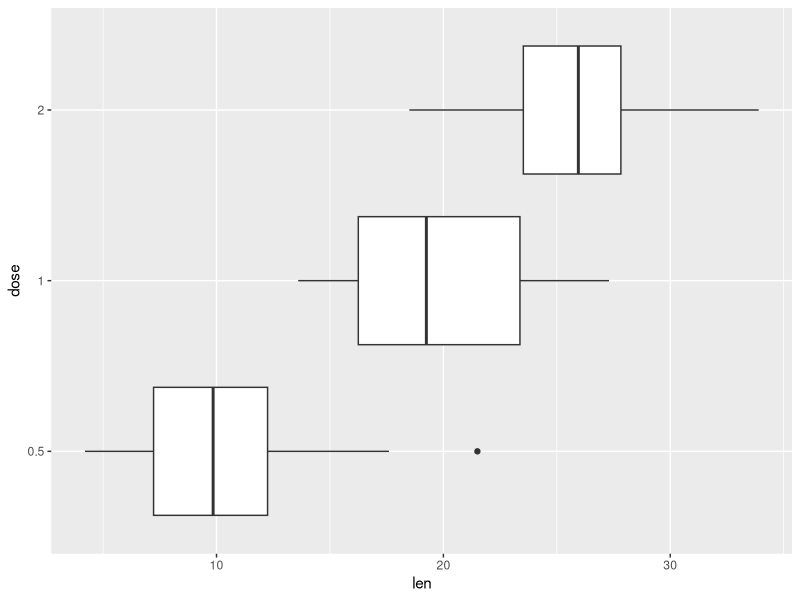
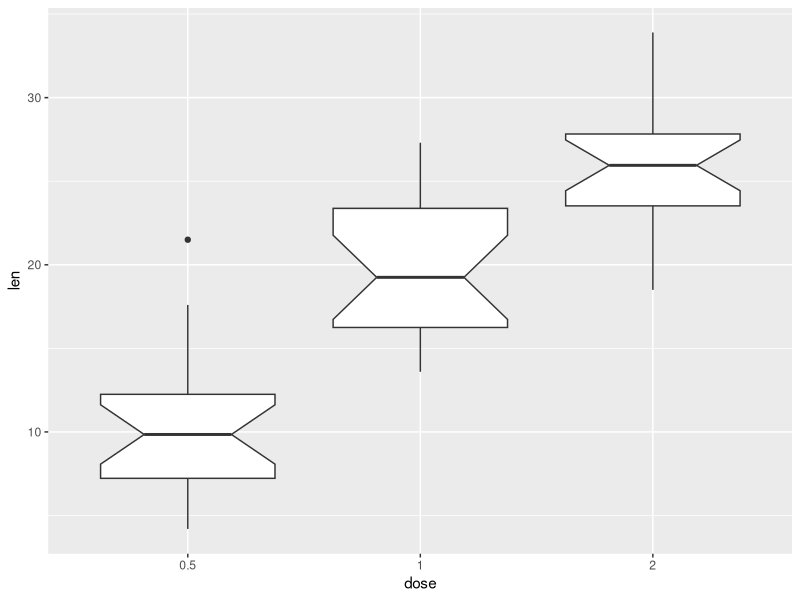
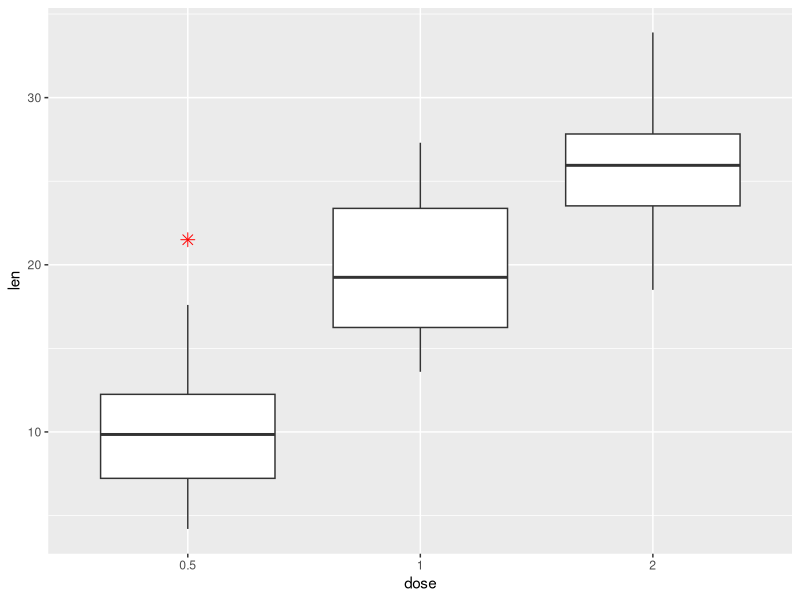
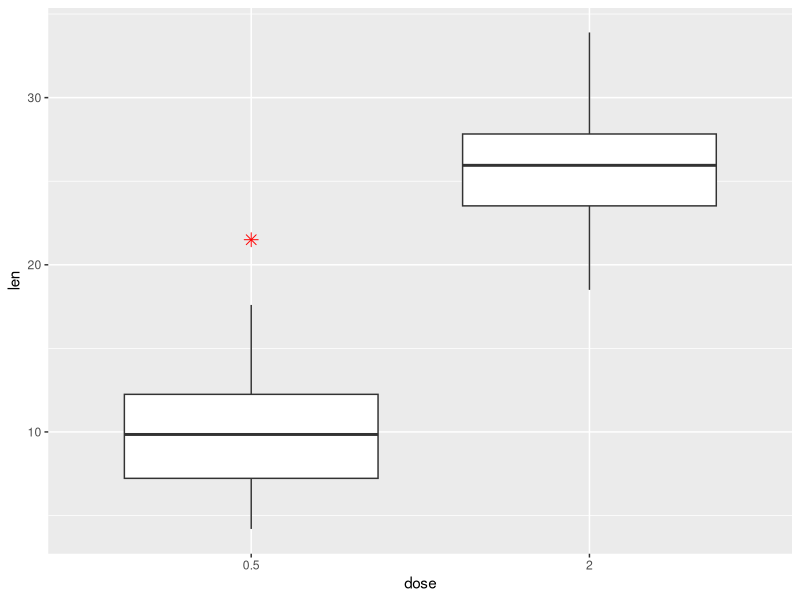
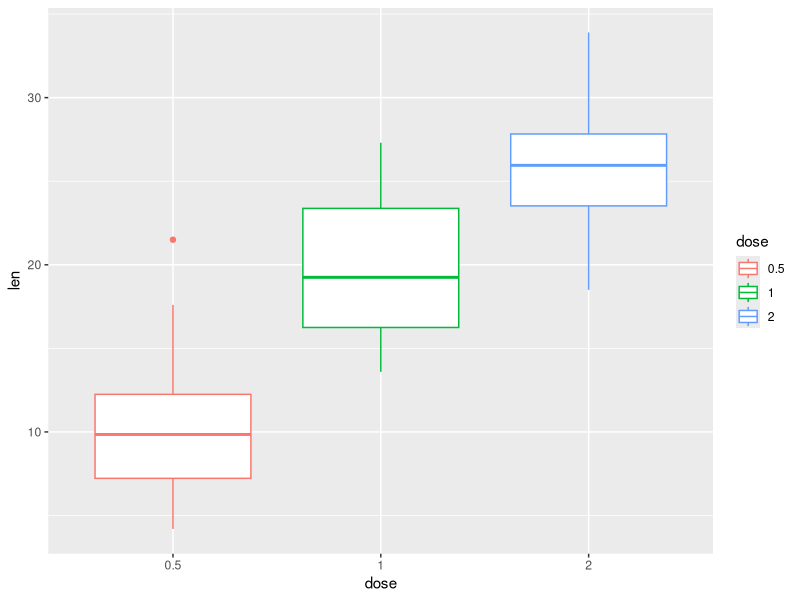
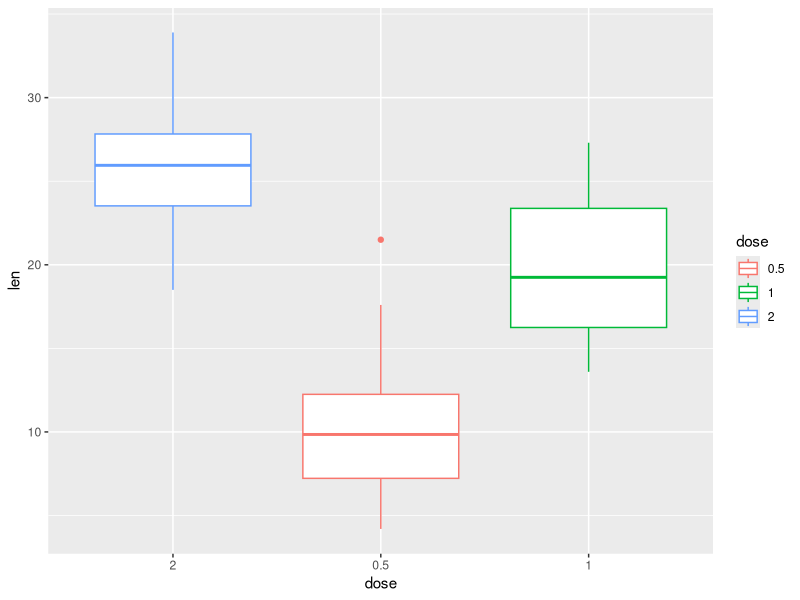
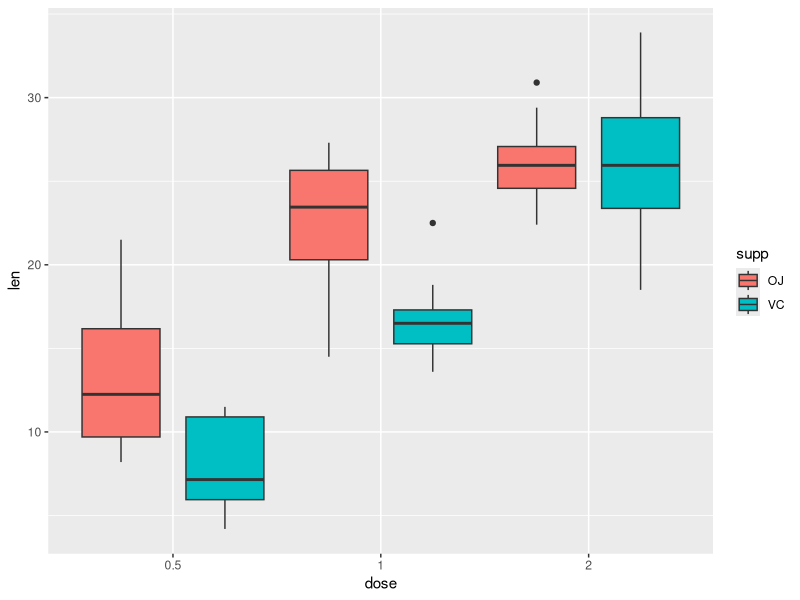

These charts were generated, in order, by the following R code:
# Loading the dataset
myData= ToothGrowth

# Converting the variable dose from a numeric to a factor variable
myData$dose= as.factor(myData$dose)

library(ggplot2)

# Basic box plot
# Rotating the box plot
ggplot(myData, aes(x=dose, y=len))+
  geom_boxplot() +
  coord_flip()
 
# Notched box plot
ggplot(myData, aes(x=dose, y=len))+
  geom_boxplot(notch=T)

# Changing outlier, color, shape, and size
ggplot(myData, aes(x=dose, y=len))+
  geom_boxplot(outlier.color = "red", outlier.shape =8,
               outlier.size = 3)

# Choosing which items to display
ggplot(myData, aes(x=dose, y=len))+
  geom_boxplot(outlier.color = "red", outlier.shape =8,
               outlier.size = 3)+
  scale_x_discrete(limits=c("0.5", "2"))

# Changing box plot line colors by groups
ggplot(myData, aes(x=dose, y=len, color=dose))+
  geom_boxplot()

# Changing the order of items in the legend
ggplot(myData, aes(x=dose, y=len, color=dose))+
  geom_boxplot()+
  scale_x_discrete(limits=c("2", "0.5", "1"))

# Box plot with multiple groups
ggplot(myData, aes(x=dose, y=len, fill=supp))+
  geom_boxplot(position=position_dodge(1))
